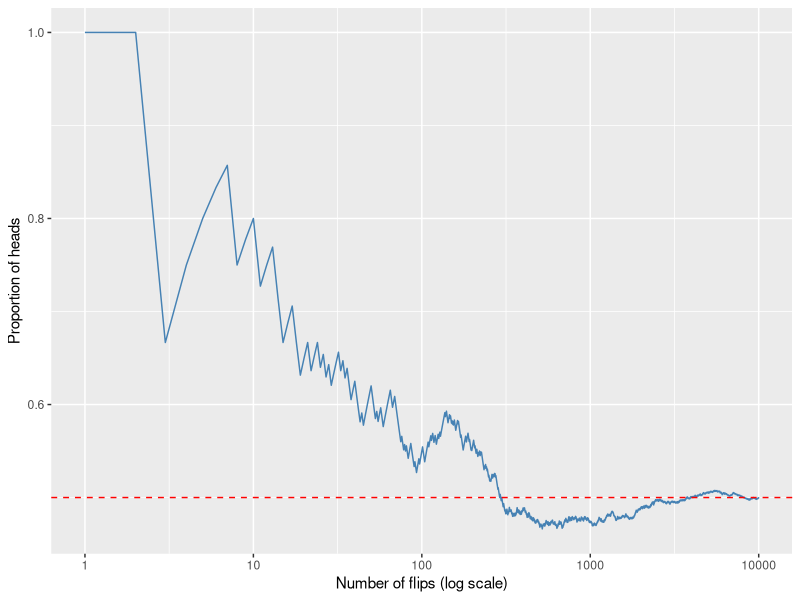

This figure's R source:
## ---- chunk 1
#| echo: false
#| fig-alt: "Running proportion of heads against the number of flips on a log scale: it fluctuates widely for small n and settles close to 0.5 for large n."
library(ggplot2)

set.seed(42)
n <- 10000
flips <- rbinom(n, 1, 0.5)
running <- cumsum(flips) / seq_len(n)

df <- data.frame(n = seq_len(n), prop = running)

ggplot(df, aes(n, prop)) +
  geom_line(colour = "steelblue") +
  geom_hline(yintercept = 0.5, linetype = "dashed", colour = "red") +
  scale_x_log10() +
  labs(x = "Number of flips (log scale)", y = "Proportion of heads")
## ---- chunk 2
#| echo: false
k <- c(10, 100, 1000, 10000)
data.frame(n = k, heads = cumsum(flips)[k], proportion = round(running[k], 4))
## ---- chunk 3
#| echo: false
set.seed(1)
sizes <- c(100, 10000, 1000000)
res <- sapply(sizes, function(n) {
  heads <- rbinom(5000, n, 0.5)
  mean(abs(2 * heads - n))
})
data.frame(n = sizes, avg_abs_diff = round(res, 1), avg_prop_off = round(res / sizes, 5))
